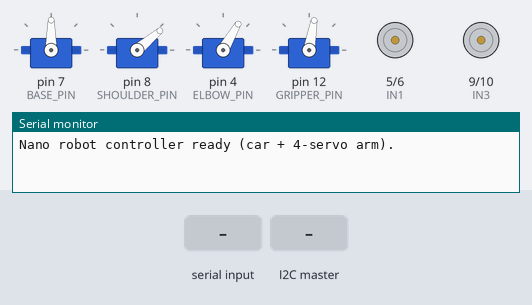
Bench run of a sketch on a simulated Arduino Nano, built with avr-gcc and run on an emulated ATmega328P. Shown: 4 × servo, motor-driver pin pairs drawn as motors (green arrow = first pin HIGH = forward, orange = second pin HIGH = backward, longer = more drive, scaled by the enable pin), the last lines printed to the serial monitor. Inputs (shaded band) come from the test bench.

Above: at 1.7 s.
1.8 s: "P" received over Serial
At 2.67 s:
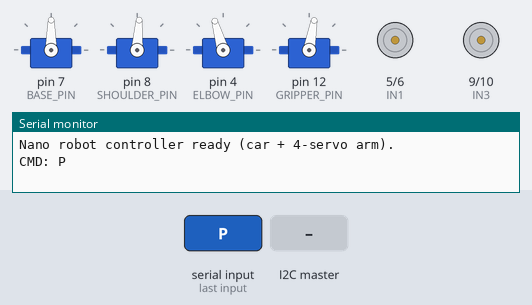
4.8 s: the I2C master sends "F"
At 5.1 s:
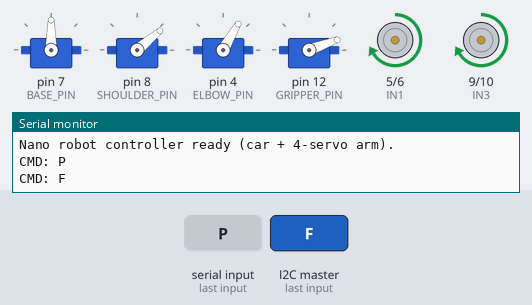
6.3 s: the I2C master sends "B"
At 6.6 s:
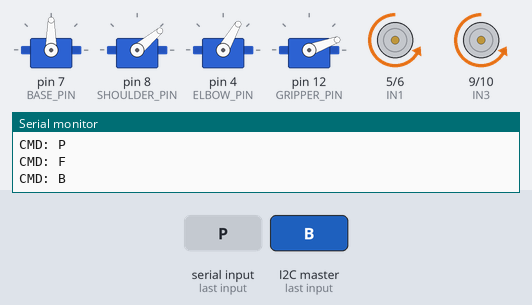
7.8 s: "L" received over Serial
At 8.7 s:
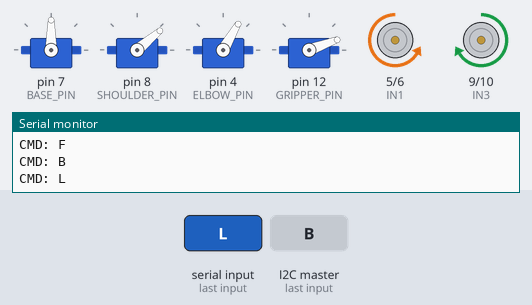
9.3 s: the I2C master sends "R"
At 9.9 s:
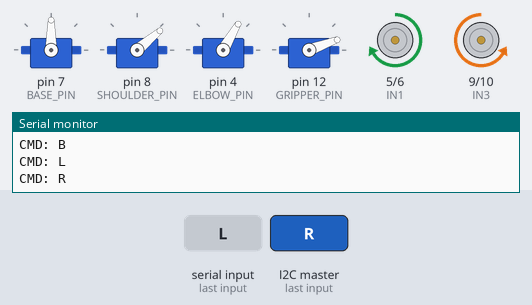
10.8 s: "D" received over Serial
At 11.1 s:
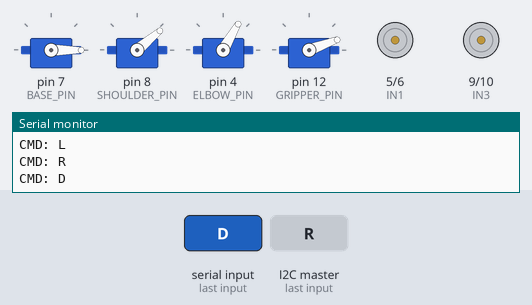
Timing chart, 0 to 14.8 s (numbered marks = the images above; inputs shaded):
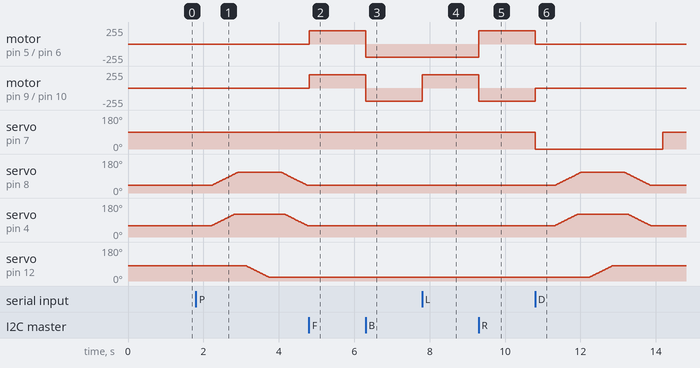

The sketch:

armworking.ino
```cpp
// working code

#include <Wire.h>
#include <Servo.h>

const int ENA = 3;
const int IN1 = 5; // left motor
const int IN2 = 6;

const int ENB = 11;
const int IN3 = 9; // right motor
const int IN4 = 10;

const int BASE_PIN = 7;
const int SHOULDER_PIN = 8;
const int ELBOW_PIN = 4;
const int GRIPPER_PIN = 12;

Servo servoBase;
Servo servoShoulder;
Servo servoElbow;
Servo servoGripper;

// Base
int baseCenter = 90; // arm front-center
int baseToBin = 0;

// Shoulder
int shoulderUp = 40; // arm up
int shoulderDown = 110;

// Elbow
int elbowUp = 60;    // elbow fold up
int elbowDown = 120; // elbow down / extend towards object

// Gripper
int gripperOpen = 80;   // open
int gripperClosed = 20; // close

// I2C address for this Nano
const byte I2C_ADDRESS = 8;

// ------------- Motor helpers -------------

void motors_init()
{
    pinMode(ENA, OUTPUT);
    pinMode(IN1, OUTPUT);
    pinMode(IN2, OUTPUT);

    pinMode(ENB, OUTPUT);
    pinMode(IN3, OUTPUT);
    pinMode(IN4, OUTPUT);

    // initial speed (~80%)
    analogWrite(ENA, 200);
    analogWrite(ENB, 200);

    motors_stop();
}

void motors_forward()
{
    digitalWrite(IN1, HIGH);
    digitalWrite(IN2, LOW);

    digitalWrite(IN3, HIGH);
    digitalWrite(IN4, LOW);
}

void motors_backward()
{
    digitalWrite(IN1, LOW);
    digitalWrite(IN2, HIGH);

    digitalWrite(IN3, LOW);
    digitalWrite(IN4, HIGH);
}

void motors_left()
{
    // left motor backward, right forward
    digitalWrite(IN1, LOW);
    digitalWrite(IN2, HIGH);

    digitalWrite(IN3, HIGH);
    digitalWrite(IN4, LOW);
}

void motors_right()
{
    // left motor forward, right backward
    digitalWrite(IN1, HIGH);
    digitalWrite(IN2, LOW);

    digitalWrite(IN3, LOW);
    digitalWrite(IN4, HIGH);
}

void motors_stop()
{
    digitalWrite(IN1, LOW);
    digitalWrite(IN2, LOW);

    digitalWrite(IN3, LOW);
    digitalWrite(IN4, LOW);
}

// ------------- Arm helpers (4 servos) -------------

void arm_init()
{
    servoBase.attach(BASE_PIN);
    servoShoulder.attach(SHOULDER_PIN);
    servoElbow.attach(ELBOW_PIN);
    servoGripper.attach(GRIPPER_PIN);

    servoBase.write(baseCenter);
    servoShoulder.write(shoulderUp);
    servoElbow.write(elbowUp);
    servoGripper.write(gripperOpen);
    delay(500);
}

void arm_reset()
{
    servoBase.write(baseCenter);
    delay(200);

    servoShoulder.write(shoulderUp);
    servoElbow.write(elbowUp);
    delay(300);

    servoGripper.write(gripperOpen);
    delay(200);
}

void arm_pick()
{
    motors_stop(); // safety

    // 1) Base front-center
    servoBase.write(baseCenter);
    delay(400);

    // 2) Slowly bring shoulder + elbow down together
    int maxSteps = max(shoulderDown - shoulderUp, elbowDown - elbowUp);
    for (int step = 0; step <= maxSteps; step += 2)
    {
        int s = shoulderUp + step;
        int e = elbowUp + step;

        if (s > shoulderDown)
            s = shoulderDown;
        if (e > elbowDown)
            e = elbowDown;

        servoShoulder.write(s);
        servoElbow.write(e);
        delay(20);
    }
    delay(200);

    // 3) Close gripper (pick object)
    for (int a = gripperOpen; a >= gripperClosed; a -= 2)
    {
        servoGripper.write(a);
        delay(20);
    }
    delay(300);

    // 4) Lift arm up again (shoulder + elbow up)
    for (int step = maxSteps; step >= 0; step -= 2)
    {
        int s = shoulderUp + step;
        int e = elbowUp + step;

        if (s > shoulderDown)
            s = shoulderDown;
        if (e > elbowDown)
            e = elbowDown;

        servoShoulder.write(s);
        servoElbow.write(e);
        delay(20);
    }
    delay(300);
}

void arm_drop()
{
    motors_stop(); // safety

    // 1) Rotate base towards bin
    servoBase.write(baseToBin);
    delay(500);

    // 2) Shoulder + elbow down again
    int maxSteps = max(shoulderDown - shoulderUp, elbowDown - elbowUp);
    for (int step = 0; step <= maxSteps; step += 2)
    {
        int s = shoulderUp + step;
        int e = elbowUp + step;

        if (s > shoulderDown)
            s = shoulderDown;
        if (e > elbowDown)
            e = elbowDown;

        servoShoulder.write(s);
        servoElbow.write(e);
        delay(20);
    }
    delay(200);

    // 3) Open gripper (drop)
    for (int a = gripperClosed; a <= gripperOpen; a += 2)
    {
        servoGripper.write(a);
        delay(20);
    }
    delay(300);

    // 4) Lift arm up again
    for (int step = maxSteps; step >= 0; step -= 2)
    {
        int s = shoulderUp + step;
        int e = elbowUp + step;

        if (s > shoulderDown)
            s = shoulderDown;
        if (e > elbowDown)
            e = elbowDown;

        servoShoulder.write(s);
        servoElbow.write(e);
        delay(20);
    }
    delay(300);

    // 5) Return base to front-center
    servoBase.write(baseCenter);
    delay(300);
}

void processCommand(char c)
{
    Serial.print("CMD: ");
    Serial.println(c);

    switch (c)
    {
    // Car chassis
    case 'F':
        motors_forward();
        break;
    case 'B':
        motors_backward();
        break;
    case 'L':
        motors_left();
        break;
    case 'R':
        motors_right();
        break;
    case 'S':
        motors_stop();
        break;

    // Robo arm
    case 'P':
        arm_pick();
        break;
    case 'D':
        arm_drop();
        break;
    case 'X':
        arm_reset();
        break;

    default:
        // ignore unknown
        break;
    }
}

// I2C receive callback (from NodeMCU / ESP8266)
void receiveEvent(int numBytes)
{
    while (Wire.available())
    {
        char c = Wire.read();
        processCommand(c);
    }
}

void setup()
{
    Serial.begin(9600);
    motors_init();
    arm_init();

    // I2C slave init
    Wire.begin(I2C_ADDRESS);
    Wire.onReceive(receiveEvent);

    Serial.println("Nano robot controller ready (car + 4-servo arm).");
}

void loop()
{
    // Optional: test commands via Serial Monitor
    if (Serial.available())
    {
        char c = Serial.read();
        processCommand(c);
    }

    delay(10);
}
```

Measured:
- after the input at 1.8 s, servo on pin 8 (SHOULDER_PIN): rises from 40° to 110° in 0.68 s, then falls to 40° in 1.8 s; servo on pin 4 (ELBOW_PIN): rises from 60° to 120° in 0.58 s, then falls to 60° in 1.9 s; servo on pin 12 (GRIPPER_PIN): moves from 80° to 20° over 0.58 s, starting after 1.3 s
- after the input at 4.8 s, motor on pin 5 (IN1) / pin 6 (IN2), motor on pin 9 (IN3) / pin 10 (IN4): stopped → forward 200/255 at once
- after the input at 6.3 s, motor on pin 5 (IN1) / pin 6 (IN2), motor on pin 9 (IN3) / pin 10 (IN4): forward 200/255 → backward 200/255 at once
- after the input at 7.8 s, motor on pin 9 (IN3) / pin 10 (IN4): backward 200/255 → forward 200/255 at once
- after the input at 9.3 s, motor on pin 5 (IN1) / pin 6 (IN2): backward 200/255 → forward 200/255 at once; motor on pin 9 (IN3) / pin 10 (IN4): forward 200/255 → backward 200/255 at once
- after the input at 10.8 s, motor on pin 5 (IN1) / pin 6 (IN2): forward 200/255 → stopped at once; motor on pin 9 (IN3) / pin 10 (IN4): backward 200/255 → stopped at once
